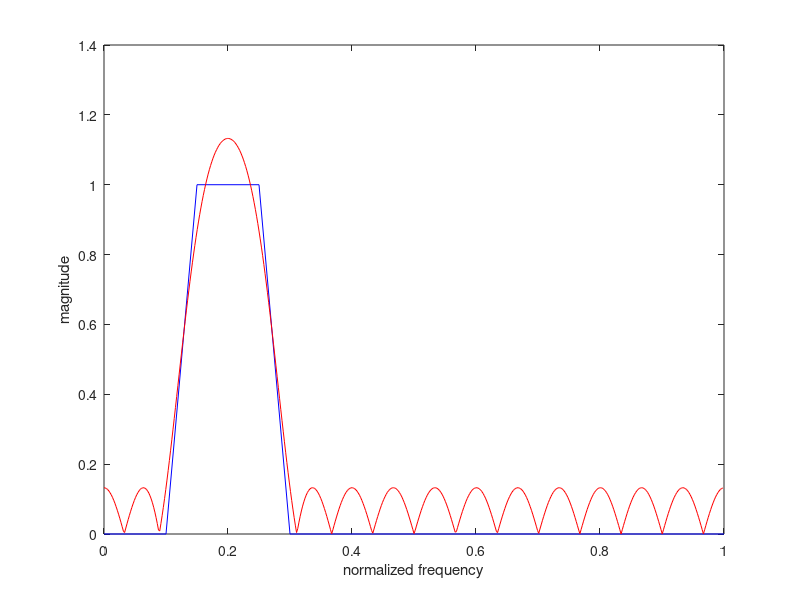

The MATLAB source for this figure:
%mat33.m
nfreq=[0 0.1 0.15 0.25 0.3 1];
mag = [0 0 1 1 0  0];
bp33 = firpm(32,nfreq,mag);
[h,w]=freqz(bp33,1,512);
plot(nfreq,mag,'b-')
hold on
plot(w/pi,abs(h),'r')
xlabel('normalized frequency');
ylabel('magnitude');

